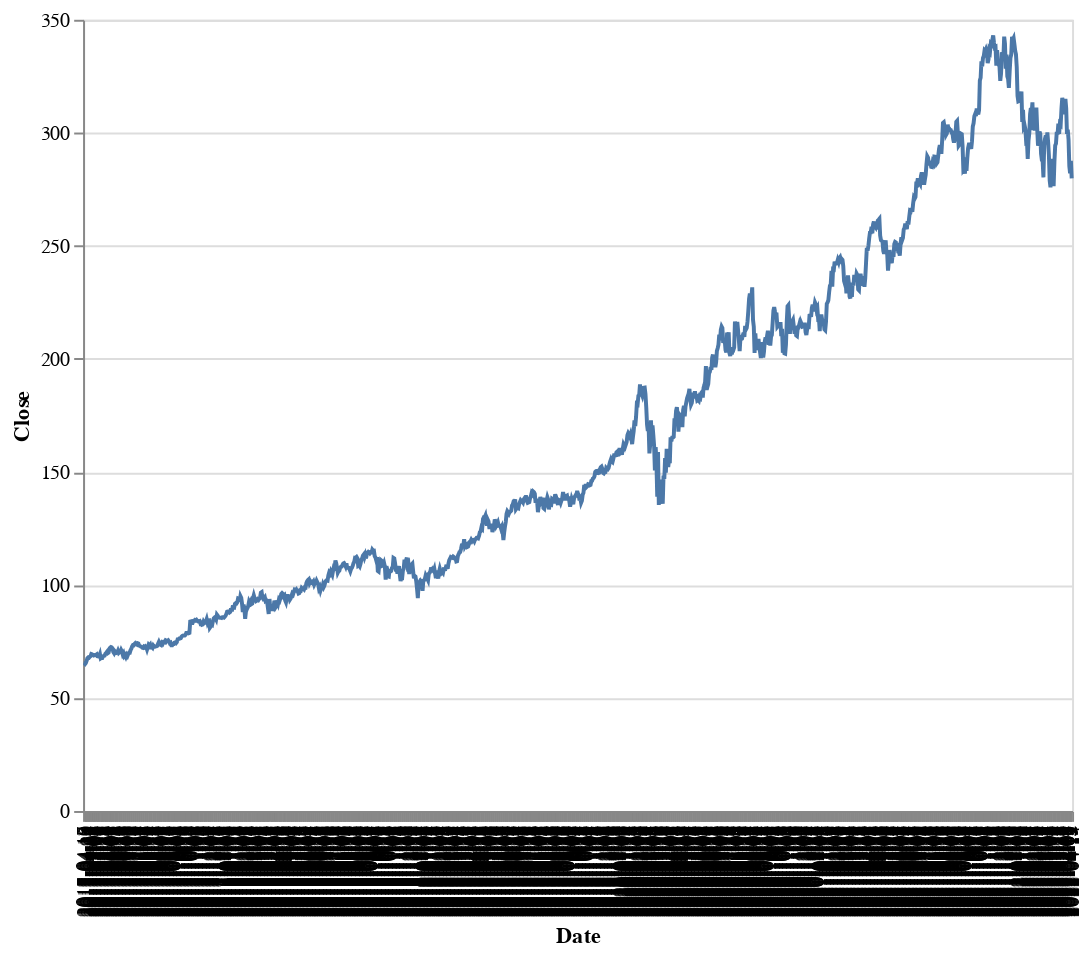

The notebook cell this image was saved under:
### Code cell
(alt.Chart(stockDf).mark_line().encode(x='Date', y='Close').properties(height=400, width=500))

### Figure 1 — Vega-Lite specification as saved in the notebook (floating-point values rounded to 4 significant figures; data arrays with more than 128 entries replaced by an {"elided": "..."} marker saying what was removed)
{"config": {"view": {"continuousWidth": 400, "continuousHeight": 300}}, "data": {"name": "data-c7c2f3ea76cb76103870b433a5017a69"}, "mark": "line", "encoding": {"x": {"field": "Date", "type": "nominal"}, "y": {"field": "Close", "type": "quantitative"}}, "height": 400, "width": 500, "$schema": "https://vega.github.io/schema/vega-lite/v4.17.0.json", "datasets": {"data-c7c2f3ea76cb76103870b433a5017a69": {"elided": "1260 records"}}}
